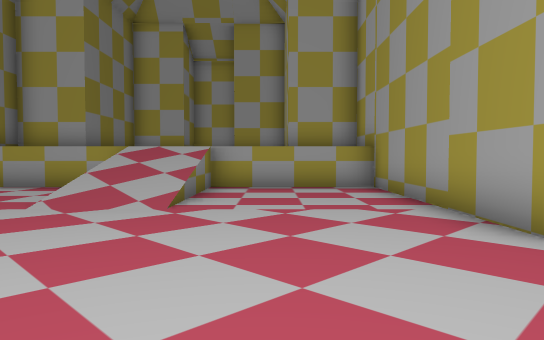
view 1 (above)

16 first-person views from a walk through a level from a Godot 3-D game. The camera is 1.5 m above the floor, tilts 2° down and sees 70° across. The floor is counted in squares, 2 m on a side. Each view is taken from the middle of a square. On the plan, view 1 faces up. The plan holds only what a view shows up to about 12 squares ahead; the rest is blank.

view 2
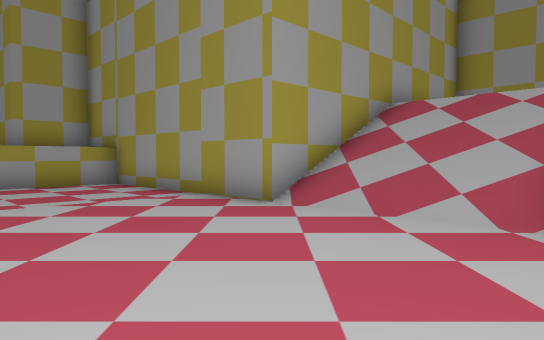

view 3
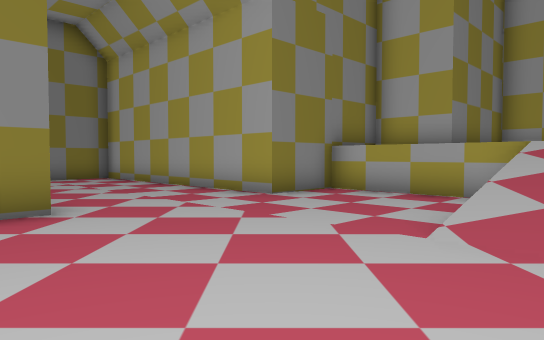

view 4
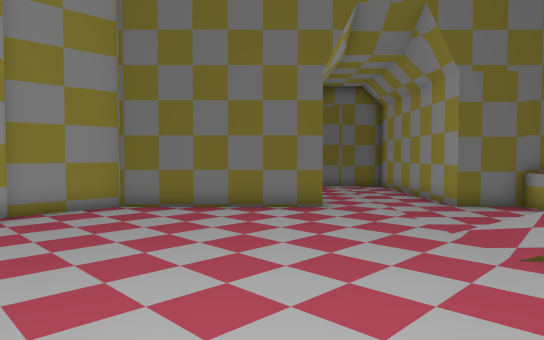

view 5
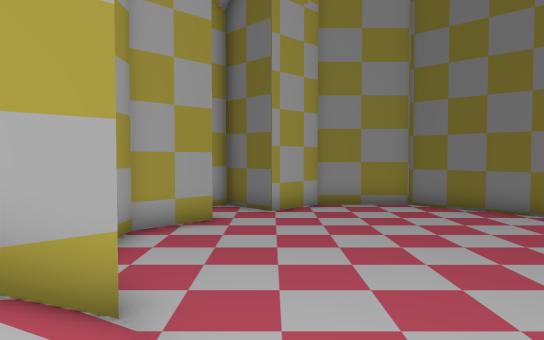

view 6
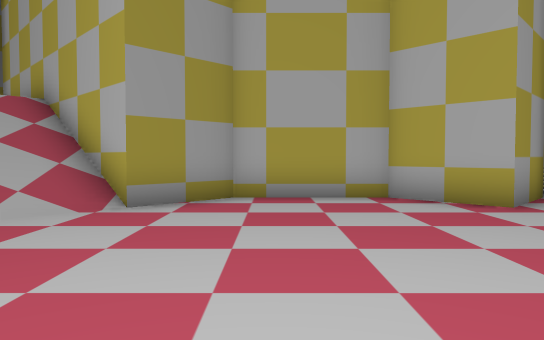

view 7
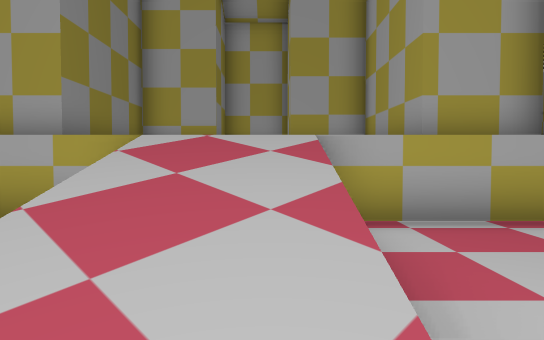

view 8
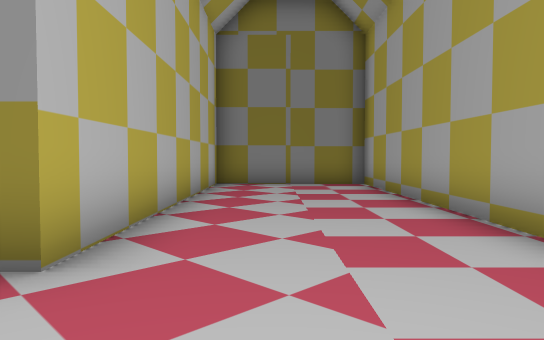

view 9
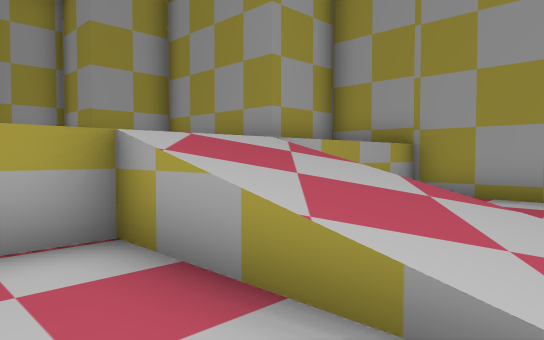

view 10
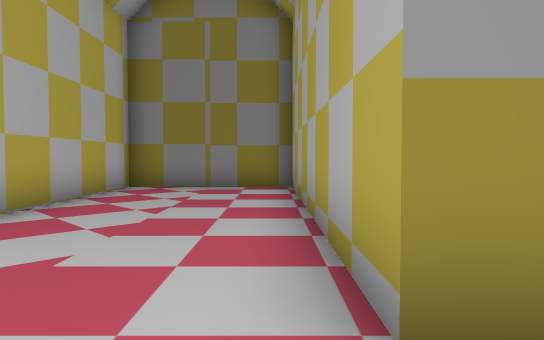

view 11
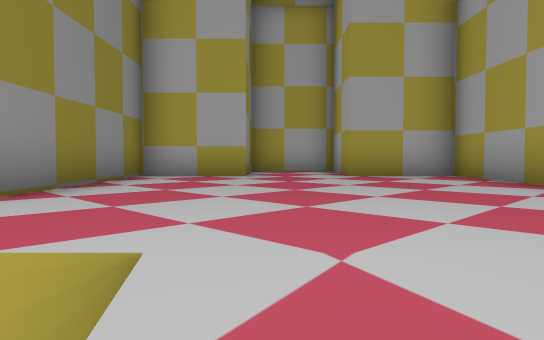

view 12
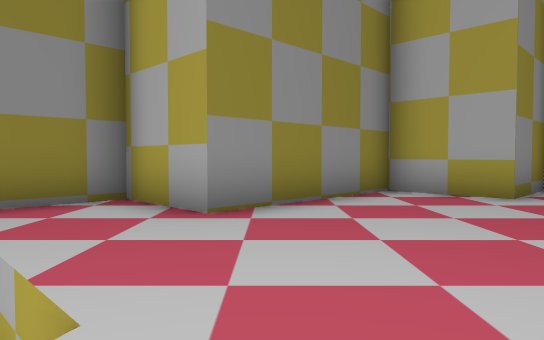

view 13
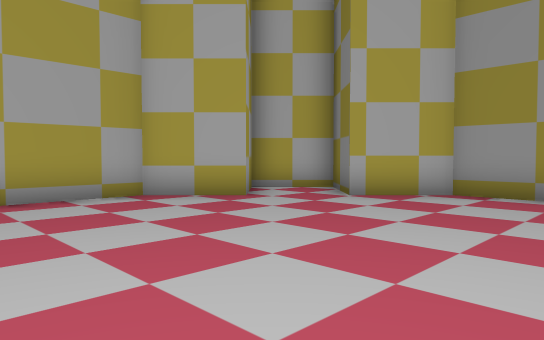

view 14
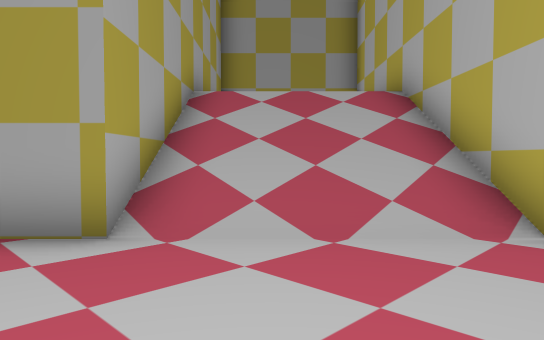

view 15
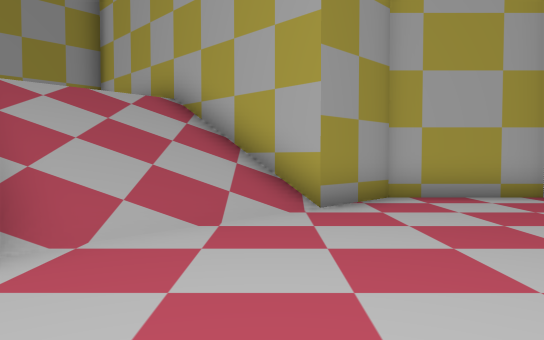

view 16
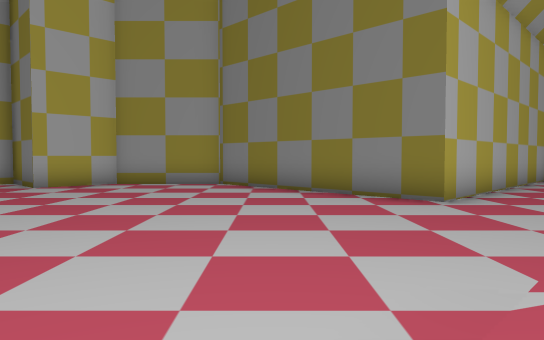

### Floor plan
Key: @ floor where view 1 was taken; # wall or solid block; . main floor; : floor 2 m higher than the main floor; / step, stairs or slope.
Columns run from 16 left of view 1 to 11 right of it. Each row starts with its distance up from view 1.
 18             ####
 17             #::#
 16           ###::###
 15           #::::::#
 14           #::::::#
 13           #::::::#
 12         ###::::::###
 11         #:::::::   #
 10         #:::::::   #
  9         #....//....#
  8 #########....//....#
  7 #............//....#
  6 #............//....#
  5 #..................#
  4 #..................#########
  3 #########..........////    #
  2         #..........////    #
  1         #..........////    #
  0         #.......@..////    #
 -1         #..........#########
 -2         #..........#
 -3         ##........##
 -4          ##......##
 -5           ###..###
 -6             #..#
 -7             ####

Positions as (right, up) in squares from view 1, and headings:
1: (0, 0), facing up
2: (-2, -1), facing up-right
3: (-2, 2), facing up-left
4: (4, 2), facing left
5: (4, 3), facing down-left
6: (-3, 2), facing down-right
7: (-2, 5), facing up
8: (-5, 5), facing left
9: (-5, 6), facing up-right
10: (-6, 7), facing left
11: (-3, 8), facing up
12: (-2, 9), facing up-left
13: (-2, 3), facing down
14: (-1, 2), facing right
15: (-1, 4), facing down-right
16: (-1, 6), facing down-left
